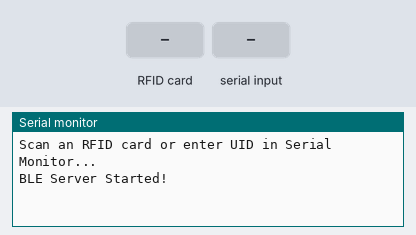
The sketch below on a simulated ESP32. Parts: the last lines printed to the serial monitor. The test bench sets the inputs (shaded band). Nothing arrives over Bluetooth unless stated; a phone connects over Bluetooth LE 3 s after start.

Above: at 1.2 s.
1.3 s: RFID card 5E 7A 19 C4 held to the reader
At 1.8 s:
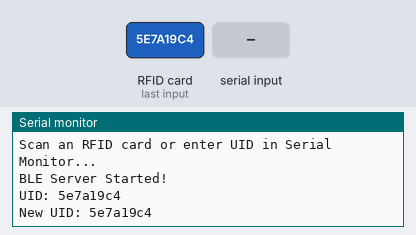
2.8 s: "1\n" received over Serial
At 2.98 s:
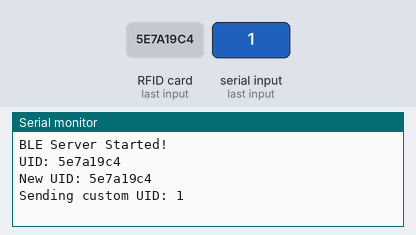

The sketch:

hardware.ino
```cpp
#include <Arduino.h>
#include <SPI.h>
#include <MFRC522.h>
#include <NimBLEDevice.h>

#define SS_PIN 5    // H16
#define RST_PIN 22  // N16

MFRC522 mfrc522(SS_PIN, RST_PIN); // Create MFRC522 instance

// BLE Variables
NimBLEServer* pServer = nullptr;
NimBLECharacteristic* pCharacteristic = nullptr;
bool deviceConnected = false;
String lastUID = "";

class ServerCallbacks : public NimBLEServerCallbacks {
  void onConnect(NimBLEServer* pServer) {
    deviceConnected = true;
    Serial.println("BLE Device Connected!");
  }
  void onDisconnect(NimBLEServer* pServer) {
    deviceConnected = false;
    Serial.println("BLE Device Disconnected!");
  }
};

void setup() {
  Serial.begin(115200);
  SPI.begin();               // Init SPI bus
  mfrc522.PCD_Init();        // Init MFRC522
  Serial.println("Scan an RFID card or enter UID in Serial Monitor...");

  // Initialize BLE with a generic device name
  NimBLEDevice::init("ESP32-RFID");
  pServer = NimBLEDevice::createServer();
  pServer->setCallbacks(new ServerCallbacks());

  // Create a BLE service with a full 128-bit UUID
  NimBLEService* pService = pServer->createService("0000181c-0000-1000-8000-00805f9b34fb");

  // Create a characteristic for UID transmission
  pCharacteristic = pService->createCharacteristic(
    "00002a99-0000-1000-8000-00805f9b34fb",
    NIMBLE_PROPERTY::READ | NIMBLE_PROPERTY::NOTIFY
  );

  pService->start();
  NimBLEAdvertising* pAdvertising = NimBLEDevice::getAdvertising();
  pAdvertising->addServiceUUID("0000181c-0000-1000-8000-00805f9b34fb");
  pAdvertising->start();

  Serial.println("BLE Server Started!");
}

void loop() {
  // Check if there's data in the Serial Monitor
  if (Serial.available() > 0) {
    String input = Serial.readStringUntil('\n'); // Read until newline
    input.trim(); // Remove whitespace
    if (input.length() > 0) {
      Serial.print("Sending custom UID: ");
      Serial.println(input);
      lastUID = input;
      pCharacteristic->setValue(input.c_str());
      pCharacteristic->notify();
    }
  } else {
    // Use the simple working logic for RFID scanning
    if (!mfrc522.PICC_IsNewCardPresent()) {
      return;
    }
    if (!mfrc522.PICC_ReadCardSerial()) {
      return;
    }

    // Build the UID string
    String currentUID = "";
    for (byte i = 0; i < mfrc522.uid.size; i++) {
      currentUID += (mfrc522.uid.uidByte[i] < 0x10 ? "0" : "");
      currentUID += String(mfrc522.uid.uidByte[i], HEX);
    }

    // Print UID to Serial Monitor
    Serial.print("UID: ");
    Serial.println(currentUID);

    // If the UID is new, send via BLE
    if (currentUID != lastUID) {
      Serial.print("New UID: ");
      Serial.println(currentUID);
      lastUID = currentUID;
      pCharacteristic->setValue(currentUID.c_str());
      pCharacteristic->notify();
    }
    mfrc522.PICC_HaltA(); // Halt card
  }
}
```

Measured:
- after the input at 1.3 s, the serial monitor: prints a new line at once (image 1)
- after the input at 2.8 s, the serial monitor: prints a new line at once (image 2)
